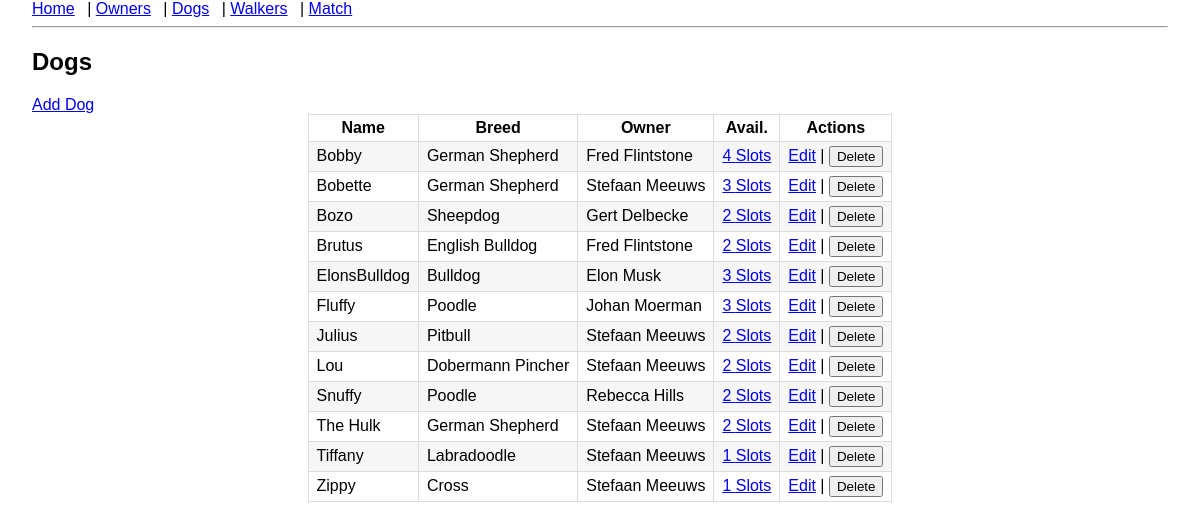
The page /dogs on the database its author committed.
### models.py (models this page shows)
class Dog(db.Model):
    id = db.Column(db.Integer, primary_key=True)
    name = db.Column(db.String(80), nullable=False)
    breed = db.Column(db.String(80))
    owner_id = db.Column(db.Integer, db.ForeignKey("dog_owner.id"), nullable=False)
    availabilities = db.relationship(
        "Availability", backref="dog", cascade="all, delete-orphan"
    )

class DogOwner(db.Model):
    id = db.Column(db.Integer, primary_key=True)
    name = db.Column(db.String(100), nullable=False)
    email = db.Column(db.String(120))
    dogs = db.relationship("Dog", backref="owner", cascade="all, delete-orphan")

### app.py (the view)
@app.route("/dogs")
def dogs():
    dogs = Dog.query.order_by(Dog.name.asc()).all()
    return render_template("dogs.html", dogs=dogs)

### templates/dogs.html
{% extends "layout.html" %}
{% block content %}
<h2>Dogs</h2>
<a href="{{ url_for('add_dog') }}">Add Dog</a>
<table class="table table-striped table-centered">
    <tr>
        <th>Name</th>
        <th>Breed</th>
        <th>Owner</th>
        <th>Avail.</th>
        <th>Actions</th>
    </tr>
    {% for dog in dogs %}
    <tr>
        <td>{{ dog.name }}</td>
        <td>{{ dog.breed }}</td>
        <td>{{ dog.owner.name }}</td>
        <td>
            <a href="{{ url_for('manage_availability', entity='dog', entity_id=dog.id) }}">
                {{ dog.availabilities|length }} Slots
            </a>
        </td>
        <td>
            <a href="{{ url_for('edit_dog', dog_id=dog.id) }}">Edit</a>
            |
            <form action="{{ url_for('delete_dog', dog_id=dog.id) }}" method="post" style="display:inline;">
                <button type="submit" onclick="return confirm('Are you sure you want to delete this dog?');">Delete</button>
            </form>
        </td>
    </tr>
    {% endfor %}
</table>
{% endblock %}

### static/style.css (style rules this page uses)
body { font-family: Arial, sans-serif; margin: 0 2rem; }
table { border-collapse: collapse; width: 100%; }
th, td { border: 1px solid #ddd; padding: 4px 8px; }
tr:nth-child(even) { background: #f6f6f6; }

### static/css/custom.css (style rules this page uses)
.table-centered { margin: 0 auto; width: auto; }
.table-centered th, .table-centered td { white-space: nowrap; }

### rows shown on the page
Dog: name "Bobby", breed "German Shepherd", owner.name "Fred Flintstone", availabilities|length "4"
Dog: name "Bobette", breed "German Shepherd", owner.name "Stefaan Meeuws", availabilities|length "3"
Dog: name "Bozo", breed "Sheepdog", owner.name "Gert Delbecke", availabilities|length "2"
Dog: name "Brutus", breed "English Bulldog", owner.name "Fred Flintstone", availabilities|length "2"
Dog: name "ElonsBulldog", breed "Bulldog", owner.name "Elon Musk", availabilities|length "3"
Dog: name "Fluffy", breed "Poodle", owner.name "Johan Moerman", availabilities|length "3"
Dog: name "Julius", breed "Pitbull", owner.name "Stefaan Meeuws", availabilities|length "2"
Dog: name "Lou", breed "Dobermann Pincher", owner.name "Stefaan Meeuws", availabilities|length "2"
Dog: name "Snuffy", breed "Poodle", owner.name "Rebecca Hills", availabilities|length "2"
Dog: name "The Hulk", breed "German Shepherd", owner.name "Stefaan Meeuws", availabilities|length "2"
Dog: name "Tiffany", breed "Labradoodle", owner.name "Stefaan Meeuws", availabilities|length "1"
Dog: name "Zippy", breed "Cross", owner.name "Stefaan Meeuws", availabilities|length "1"
